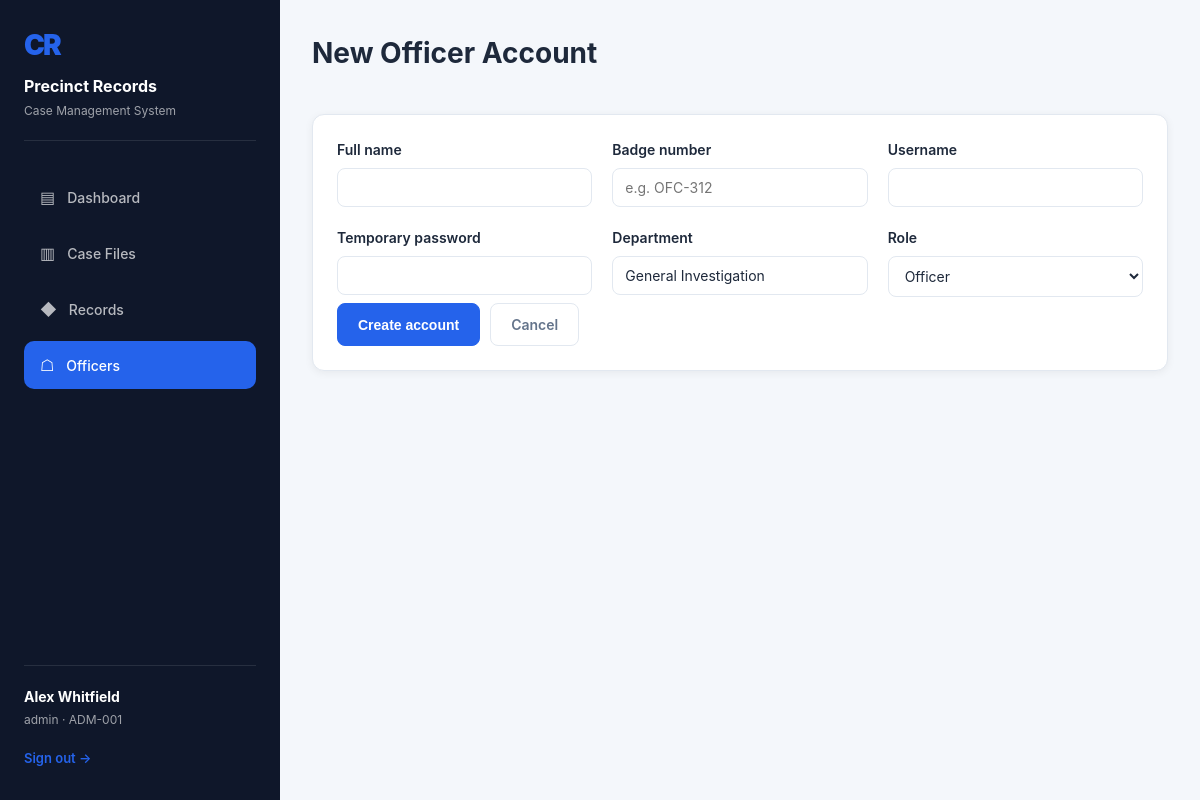
Page /officers/new (signed in) on the committed database.
### tables this page shows
CREATE TABLE user (
    id INTEGER PRIMARY KEY AUTOINCREMENT,
    full_name TEXT NOT NULL,
    badge_no TEXT UNIQUE NOT NULL,
    username TEXT UNIQUE NOT NULL,
    password_hash TEXT NOT NULL,
    role TEXT NOT NULL DEFAULT 'officer',
    department TEXT DEFAULT 'General Investigation',
    created_at TEXT
);

### app.py (the view, shortened to what this page needs)
@app.route("/officers/new", methods=["GET", "POST"])
@login_required
@admin_required
def new_officer():
    return render_template("add_officer.html")

### app.py (called while the page is built)
@app.before_request
def load_logged_in_user():
    user_id = session.get("user_id")
    if user_id is None:
        g.user = AnonymousUser()
    else:
        conn = dbm.get_db()
        row = conn.execute("SELECT * FROM user WHERE id = ?", (user_id,)).fetchone()
        conn.close()
        if row is None:
            g.user = AnonymousUser()
        else:
            g.user = dict(row)
            g.user["is_authenticated"] = True
            g.user["is_admin"] = row["role"] == "admin"

@app.context_processor
def inject_user():
    return {"current_user": g.get("user", AnonymousUser()), "current_year": datetime.utcnow().year}

def _is_logged_in():
    return isinstance(g.user, dict) and g.user.get("is_authenticated")

def login_required(view):
    @wraps(view)
    def wrapped(*args, **kwargs):
        if not _is_logged_in():
            return redirect(url_for("login", next=request.path))
        return view(*args, **kwargs)
    return wrapped

def admin_required(view):
    @wraps(view)
    def wrapped(*args, **kwargs):
        is_admin = g.user.get("is_admin") if isinstance(g.user, dict) else False
        if not is_admin:
            abort(403)
        return view(*args, **kwargs)
    return wrapped

### db.py (called while the page is built)
def get_db():
    conn = sqlite3.connect(DB_PATH)
    conn.row_factory = sqlite3.Row
    conn.execute("PRAGMA foreign_keys = ON")
    return conn

### templates/add_officer.html (shortened to what this page needs)
{% extends "base.html" %}
{% block content %}
<div class="topbar">
  <div><h1>New Officer Account</h1></div>
</div>
<form class="card" method="POST">
  <div class="form-grid">
    <div class="field">
      <label for="full_name">Full name</label>
      <input type="text" id="full_name" name="full_name" required>
    </div>
    <div class="field">
      <label for="badge_no">Badge number</label>
      <input type="text" id="badge_no" name="badge_no" placeholder="e.g. OFC-312" required>
    </div>
    <div class="field">
      <label for="username">Username</label>
      <input type="text" id="username" name="username" required>
    </div>
    <div class="field">
      <label for="password">Temporary password</label>
      <input type="password" id="password" name="password" required>
    </div>
    <div class="field">
      <label for="department">Department</label>
      <input type="text" id="department" name="department" value="General Investigation">
    </div>
    <div class="field">
      <label for="role">Role</label>
      <select id="role" name="role">
        <option value="officer" selected>Officer</option>
      </select>
    </div>
  </div>
  <div style="display:flex; gap:10px; margin-top:6px;">
    <button class="btn btn-primary" type="submit">Create account</button>
    <a class="btn btn-ghost" href="{{ url_for('officers') }}">Cancel</a>
  </div>
</form>
{% endblock %}

### templates/base.html (shortened to what this page needs)
<!DOCTYPE html>
<html lang="en">
<head>
  <link rel="stylesheet" href="{{ url_for('static', filename='css/style.css') }}">
</head>
<body>
  <div class="shell">
    <aside class="sidebar">
      <div class="sidebar__brand">
        <div class="mark">CR</div>
        <div class="title">Precinct Records</div>
        <div class="sub">Case Management System</div>
      </div>
      <ul class="tabs">
        <li><a class="tab {{ 'active' if request.endpoint=='dashboard' }}" href="{{ url_for('dashboard') }}"><span class="icon">▤</span> Dashboard</a></li>
        <li><a class="tab {{ 'active' if request.endpoint in ['cases','case_detail','new_case','edit_case'] }}" href="{{ url_for('cases') }}"><span class="icon">▥</span> Case Files</a></li>
        <li><a class="tab {{ 'active' if request.endpoint in ['criminals','criminal_detail','new_criminal','edit_criminal'] }}" href="{{ url_for('criminals') }}"><span class="icon">◆</span> Records</a></li>
        {% if current_user.is_authenticated and current_user.is_admin %}
        <li><a class="tab {{ 'active' if request.endpoint in ['officers','new_officer'] }}" href="{{ url_for('officers') }}"><span class="icon">☖</span> Officers</a></li>
        {% endif %}
      </ul>
      {% if current_user.is_authenticated %}
      <div class="sidebar__foot">
        <div class="who">{{ current_user.full_name }}</div>
        <div class="role">{{ current_user.role }} · {{ current_user.badge_no }}</div>
        <a class="signout" href="{{ url_for('logout') }}">Sign out →</a>
      </div>
      {% endif %}
    </aside>
    <main class="main">
      {% block content %}{% endblock %}
    </main>
  </div>
</body>
</html>

### static/css/style.css (style rules this page uses)
:root { --primary: #2563eb; --primary-dark: #1e40af; --secondary: #64748b; --sidebar: #0f172a; --bg: #f4f7fb; --card: #fff; --text: #1e293b; --text-faint: #64748b; --border: #e2e8f0; --success: #10b981; --error: #ef4444; --warning: #f59e0b; --amber: #f59e0b; --blue: #3b82f6; --teal: #14b8a6; --red: #ef4444; }
* { box-sizing: border-box; }
html, body { margin: 0; padding: 0; height: 100%; }
body { font-family: -apple-system, BlinkMacSystemFont, "Segoe UI", Roboto, "Helvetica Neue", Arial, sans-serif; background: var(--bg); color: var(--text); line-height: 1.5; }
.shell { display: flex; min-height: 100vh; }
.sidebar { width: 280px; background: var(--sidebar); color: #fff; padding: 24px; display: flex; flex-direction: column; position: relative; }
.sidebar__brand { margin-bottom: 32px; padding-bottom: 20px; border-bottom: 1px solid rgba(255, 255, 255, 0.1); }
.mark { font-size: 28px; font-weight: 900; letter-spacing: -2px; margin-bottom: 8px; color: var(--primary); }
.sidebar__brand .title { font-size: 16px; font-weight: 700; margin-bottom: 4px; }
.sidebar__brand .sub { font-size: 12px; color: rgba(255, 255, 255, 0.6); }
.tabs { list-style: none; margin: 0; padding: 0; flex: 1; }
.tabs li { margin-bottom: 8px; }
.tab { display: flex; align-items: center; gap: 12px; padding: 12px 16px; border-radius: 10px; color: rgba(255, 255, 255, 0.7); text-decoration: none; font-size: 14px; font-weight: 500; transition: all 0.2s ease; }
.tab.active { background: var(--primary); color: #fff; }
.tab .icon { font-size: 16px; }
.sidebar__foot { padding-top: 20px; border-top: 1px solid rgba(255, 255, 255, 0.1); }
.who { font-weight: 700; font-size: 14px; margin-bottom: 4px; }
.role { font-size: 12px; color: rgba(255, 255, 255, 0.6); margin-bottom: 12px; }
.signout { display: inline-block; color: var(--primary); text-decoration: none; font-size: 13px; font-weight: 600; padding: 8px 0; }
.main { flex: 1; padding: 32px; overflow-y: auto; }
.topbar { display: flex; justify-content: space-between; align-items: flex-start; margin-bottom: 32px; gap: 20px; }
.topbar h1 { margin: 0 0 8px 0; font-size: 28px; font-weight: 700; }
.btn { display: inline-flex; align-items: center; gap: 6px; padding: 10px 20px; border: 1px solid transparent; border-radius: 8px; font-size: 14px; font-weight: 600; cursor: pointer; text-decoration: none; transition: all 0.2s ease; white-space: nowrap; }
.btn-primary { background: var(--primary); color: #fff; border-color: var(--primary); }
.btn-ghost { background: transparent; color: var(--secondary); border-color: var(--border); }
.card { background: var(--card); border-radius: 12px; padding: 24px; box-shadow: 0 2px 8px rgba(0, 0, 0, 0.06); border: 1px solid var(--border); }
.form-grid { display: grid; grid-template-columns: repeat(auto-fit, minmax(240px, 1fr)); gap: 20px; }
.field { display: flex; flex-direction: column; }
label { font-size: 14px; font-weight: 600; margin-bottom: 8px; color: var(--text); }
input[type="text"], input[type="password"], input[type="email"], input[type="date"], input[type="number"], select, textarea { padding: 10px 12px; border: 1px solid var(--border); border-radius: 8px; font-size: 14px; font-family: inherit; color: var(--text); background: #fff; transition: all 0.2s ease; }

### rows in the picture
user: full_name "Alex Whitfield", role "admin", badge_no "ADM-001"
